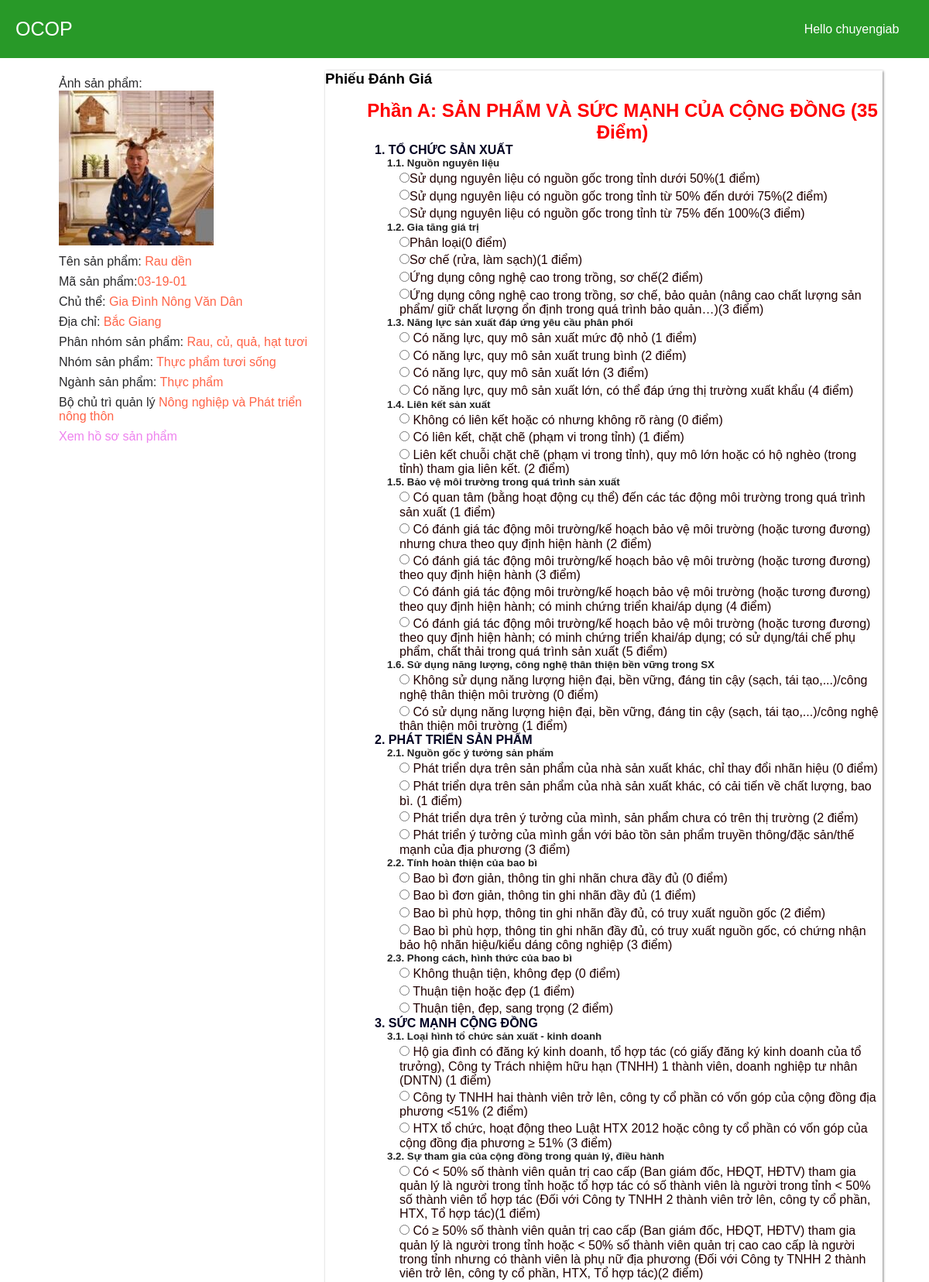
The page /index.php?url=ChuyenGia/DanhGiaSanPham/4/03-19-01 (signed in, upper part) on the database its author committed.
### tables this page shows
CREATE TABLE `san_pham` (
  `id` varchar(32) NOT NULL,
  `ten_sp` varchar(100) NOT NULL,
  `chu_the_sx` varchar(160) NOT NULL,
  `dia_chi` varchar(160) NOT NULL,
  `hinh_sp` varchar(256) DEFAULT NULL,
  `link_ho_so` varchar(500) DEFAULT NULL,
  `phan_nhom` int NOT NULL
);

CREATE TABLE `tb_phan_nhom_sp` (
  `id_phan_nhom` int NOT NULL,
  `ten_phan_nhom` varchar(255) NOT NULL,
  `nhom` int NOT NULL
);

CREATE TABLE `tb_nhom_sp` (
  `id_nhom_sp` int NOT NULL,
  `ten_nhom_sp` varchar(100) NOT NULL,
  `nganh_sp` int NOT NULL
);

CREATE TABLE `tb_nganh_sp` (
  `id_nganh` int NOT NULL,
  `ten_nganh` varchar(100) NOT NULL
);

CREATE TABLE `tb_bo_ql` (
  `id_bo` int NOT NULL,
  `ten_bo` varchar(255) NOT NULL
);

CREATE TABLE `tb_bo_tieu_chi` (
  `id` int NOT NULL,
  `id_phan` int NOT NULL,
  `phan` text NOT NULL,
  `id_nhom_tc` int NOT NULL,
  `nhom_tc` text NOT NULL,
  `id_tieu_chi` int NOT NULL,
  `tieu_chi` text NOT NULL,
  `id_lua_chon` int NOT NULL,
  `lua_chon` text NOT NULL,
  `diem` int NOT NULL,
  `time` timestamp NULL DEFAULT CURRENT_TIMESTAMP
);

### mvc/controller/ChuyenGiaController.php (called while the page is built, shortened)
<?php
    class ChuyenGia extends Controller{
        function DanhGiaSanPham($id_dg="",$id_sp=""){
            $model = $this->model("ChuyenGiaModel");
            $san_pham = $model->thongTinSanPham($id_sp);
            $phieu =[];
            if(!empty($san_pham)){
                $id_phieu = $san_pham["phan_nhom"];
                $phieu = $this->model("PhieuDanhGia")->get($id_phieu);
            }
            $this->view("ChuyenGia/Home",["view"=>"ChuyenGia/DanhGiaSanPham","san_pham"=>$san_pham,"phieu"=>$phieu, "id_dg"=>$id_dg,"page_title"=>"Đánh giá sản phẩm "]);
        }
    }

### mvc/core/app.php (called while the page is built, shortened)
<?php
    class App{
        var $action;
        var $params=[];
        private $defaultController = "Home";
        private $defaultAction = "Welcome";
        function __construct(){
            $url = $this->getProcess();
            $temp = array_shift($url);
            if(file_exists('./mvc/controller/'.$temp.'Controller.php')){
                 $this->controller= $temp;
                 $temp = array_shift($url);
                 if(method_exists($this->controller,$temp)){
                    $this->action = $temp;
                    $this->params = array_values($url);
                 }
                 else{
                     $this->action = $this->defaultAction;
                 }
            }else{
                 $this->controller = $this->defaultController;
                 $this->action=$this->defaultAction;
                 require_once './mvc/controller/'.$this->controller.'Controller.php';
            }
            $obj = new $this->controller;
            call_user_func_array([$obj,$this->action],$this->params);
        }
        function getProcess(){
            $url = explode('/',filter_var(trim($_GET['url'])));
            return $url;
        }
    }

### index.php (called while the page is built, shortened)
<?php
    $app = new App();
?>

### mvc/core/DataBaseHandler.php (called while the page is built, shortened)
<?php
    class DB{
        var $host;
        var $user;
        var $pass;
        var $dbName;
        var $conn;
        function __construct(){
            $this->dbName = Config::$dbName;
            $this->host = Config::$dbHost;
            $this->user = Config::$dbUser;
            $this->pass = Config::$dbPass;
            $this->conn = null;
        }
        function getConnection(){
            if($this->conn == null){
                $this->conn = new mysqli($this->host,$this->user,$this->pass, $this->dbName);
                $this->conn->set_charset("UTF8");
            }
            return $this->conn;
        }
        function executeQuery($sql){
            $result = null;
            if($this->conn){
                $result = $this->conn->query($sql);
            }
            return $result;
        }
        function closeConnection(){
            if($this->conn){
                $this->conn = null;
            }
        }
    }

### mvc/models/ChuyenGiaModel.php (called while the page is built, shortened)
<?php
    class ChuyenGiaModel extends DB{
        function thongTinSanPham($id_sp){
            $sql = "select san_pham.id, san_pham.ten_sp, san_pham.chu_the_sx, san_pham.dia_chi,san_pham.hinh_sp,
            san_pham.link_ho_so, san_pham.phan_nhom,tb_phan_nhom_sp.ten_phan_nhom, tb_nhom_sp.ten_nhom_sp,
            tb_nganh_sp.ten_nganh,tb_bo_ql.ten_bo
            from san_pham join tb_phan_nhom_sp on san_pham.phan_nhom = tb_phan_nhom_sp.id_phan_nhom
            JOIN tb_nhom_sp ON tb_phan_nhom_sp.nhom = tb_nhom_sp.id_nhom_sp
            join tb_nganh_sp on tb_nhom_sp.id_nhom_sp = tb_nganh_sp.id_nganh
            JOIN tb_pnhom_bo on tb_phan_nhom_sp.id_phan_nhom = tb_pnhom_bo.phan_nhom_sp
            JOIN tb_bo_ql on tb_bo_ql.id_bo = tb_pnhom_bo.bo_ql
            WHERE san_pham.id = '$id_sp'";
            $arr=[];
            $result = $this->executeQuery($sql);
            while($row = $result->fetch_assoc()){
                $arr= [
                    "id" => $row["id"],
                    "ten" => $row["ten_sp"],
                    "chu_the" => $row["chu_the_sx"],
                    "dia_chi" => $row["dia_chi"],
                    "hinh" => $row["hinh_sp"],
                    "ho_so" => $row["link_ho_so"],
                    "phan_nhom" => $row["phan_nhom"],
                    "ten_phan_nhom" => $row["ten_phan_nhom"],
                    "nhom" => $row["ten_nhom_sp"],
                    "nganh" => $row["ten_nganh"],
                    "bo" => $row["ten_bo"]
                ];
            }
            return $arr;
        }
    }

### mvc/models/PhieuDanhGia.php (called while the page is built, shortened)
<?php
    class PhieuDanhGia extends DB{
        function get($id){
            $sql = "select distinct id_phan, phan from tb_bo_tieu_chi where id='$id'";
            $parts = $this->executeQuery($sql);
            $result=[];
            foreach($parts as $part){
                $partRow = [
                    "id"=>$part["id_phan"],
                    "content" =>$part["phan"]
                ];
                $sql = "select distinct id_nhom_tc,nhom_tc from tb_bo_tieu_chi where id = '$id' and id_phan = '".$partRow['id']."' ";
                $groups = $this->executeQuery($sql);
                $groupSet=[];
                foreach($groups as $group){
                    $groupRow = [
                        'id' =>$group["id_nhom_tc"],
                        'content' => $group["nhom_tc"]
                    ];
                    $sql = "select distinct id_tieu_chi,tieu_chi from tb_bo_tieu_chi where id = '$id' and id_phan = '".$partRow['id']."' and id_nhom_tc = '".$groupRow['id']."'";
                    $cacTieuChi = $this->executeQuery($sql);
                    $tieuChiSet=[];
                    foreach($cacTieuChi as $tieuChi){
                        $tieuChiRow=[
                            'id' => $tieuChi['id_tieu_chi'],
                            'content' => $tieuChi['tieu_chi']
                        ];
                        $sql = "select id_lua_chon, lua_chon, diem from tb_bo_tieu_chi where id = '$id'
                            and id_phan = '".$partRow['id']."' and id_nhom_tc = '".$groupRow['id']."'
                            and id_tieu_chi = '".$tieuChiRow['id']."'
                            ";
                        $choices = $this->executeQuery($sql);
                        $choiceSet=[];
                        foreach($choices as $choice){
                            $choiceRow = [
                                'id' => $choice['id_lua_chon'],
                                'content' => $choice['lua_chon'],
                                'score' => $choice['diem']
                            ];
                            $choiceSet[]=$choiceRow;
                        }
                        $tieuChiRow['choices'] =$choiceSet;
                        $tieuChiSet[]=$tieuChiRow;
                    }
                    $groupRow["children"] = $tieuChiSet;
                    $groupSet[] = $groupRow;
                }
                $partRow["children"] = $groupSet;
                $result[] = $partRow;
            }
            return $result;
        }
    }

### mvc/views/ChuyenGia/DanhGiaSanPham.php (the view, shortened to what this page needs)
<?php
    $san_pham = $params["san_pham"];
?>
<div class="tt-sp">
    <div class="line">
        <p>Ảnh sản phẩm:</p>
        <div class="picture">
            <img src="<?php echo $san_pham["hinh"]?>" alt="Ảnh sản phẩm">
        </div>
    </div>
    <div class="line">
        Tên sản phẩm: <span><?php echo $san_pham["ten"] ?></span>
    </div>
    <div class="line">Mã sản phẩm:<span><?php echo $san_pham["id"] ?></span></div>
    <div class="line">Chủ thể: <span><?php echo $san_pham["chu_the"] ?></span></div>
    <div class="line">Địa chỉ: <span><?php echo $san_pham["dia_chi"] ?></span></div>
    <div class="line">Phân nhóm sản phẩm: <span><?php echo $san_pham["ten_phan_nhom"] ?></span> </div>
    <div class="line">Nhóm sản phẩm: <span><?php echo $san_pham["nhom"] ?></span> </div>
    <div class="line">Ngành sản phẩm: <span><?php echo $san_pham["nganh"] ?></span> </div>
    <div class="line">Bộ chủ trì quản lý <span><?php echo $san_pham["bo"] ?></span></div>
    <div class="line"><a href="<?php echo $san_pham["ho_so"] ?>" target="_blank">Xem hồ sơ sản phẩm</a></div>
</div>
<div class="phieu-dg">
    <h3 class="title">Phiếu Đánh Giá</h3>
    <div class="article">
        <form id="form" action="?url=ChuyenGia/LuuDiem/<?php echo $params["id_dg"]."/".$san_pham["id"] ?>" method="post">
            <?php
                $phieu = $params['phieu'];
                foreach($phieu as $phan){
                    echo '<h2>'.$phan['content'].'</h2>';
                    $nhomTC = $phan['children'];
                    foreach($nhomTC as $nhom){
                        echo '<h4>'.$nhom['content'].'</h4>';
                        $cacTC = $nhom['children'];
                        foreach($cacTC as $tc){
                            echo "<h5>".$tc['content']."</h5>";
                            $choices = $tc['choices'];
                            foreach($choices as $choice){
                                echo '<div>';
                                echo '<input type="radio" name="tieuchi['.$phan['id'].']['.$nhom['id'].']['.$tc['id'].']" value = "'.$choice['id'].'-'.$choice['score'].'"';
                                echo 'id="" required>';
                                echo '<span>'.$choice['content'].'('.$choice['score'].' điểm)</span>';
                                echo '</div>';
                            }
                        }
                    }
                }
            ?>
        </form>
    </div>
</div>

### themes/trang-chuyen-gia/css/style.css (style rules this page uses)
* { margin: 0; padding: 0; box-sizing: border-box; transition: all ease-in-out 0.25s; }
body { font-family: sans-serif; font-size: 16px; width: 100vw; min-height: 100vh; }
a { text-decoration: none; }

### mvc/views/ChuyenGia/DanhGiaSanPham.php (style rules this page uses)
.content > div { width: 100%; }
.content > .phieu-dg { height: 100%; overflow: scroll; box-shadow: 1px 1px 3px gray; }
.content .tt-sp { flex-shrink: 2; }
.line { margin: 0.5rem 1rem; color: #28282A; }
.line span { color: tomato; }
.line a { color: violet; }
.article { margin-top: 1rem; }
.phieu-dg h2 { text-align:center; }
.phieu-dg h4 { margin-left: 1rem; }
.phieu-dg h5 { margin-left: 2rem; }
.phieu-dg div { margin-left: 3rem; }
.phieu-dg form input { margin: 0.3rem 0; }
.phieu-dg form span { color: #220000; }
.phieu-dg form h5 { color: #222222; }
.phieu-dg form h4 { color: #000022; }
.phieu-dg form h2 { color: red; }

### rows shown on the page
san_pham: hinh_sp (picture), ten_sp "Rau dền", id "03-19-01", chu_the_sx "Gia Đình Nông Văn Dân", dia_chi "Bắc Giang", phan_nhom.ten_phan_nhom "Rau, củ, quả, hạt tươi", tb_nhom_sp.ten_nhom_sp "Thực phẩm tươi sống", tb_nganh_sp.ten_nganh "Thực phẩm", tb_bo_ql.ten_bo "Nông nghiệp và Phát triển nông thôn"
tb_bo_tieu_chi: lua_chon "Sử dụng nguyên liệu có nguồn gốc trong tỉnh dưới 50%", score "1"
tb_bo_tieu_chi: lua_chon "Sử dụng nguyên liệu có nguồn gốc trong tỉnh từ 50% đến dưới 75%", score "2"
tb_bo_tieu_chi: lua_chon "Sử dụng nguyên liệu có nguồn gốc trong tỉnh từ 75% đến 100%", score "3"
tb_bo_tieu_chi: lua_chon "Phân loại", diem "0"
tb_bo_tieu_chi: lua_chon "Sơ chế (rửa, làm sạch)", diem "1"
tb_bo_tieu_chi: lua_chon "Ứng dụng công nghệ cao trong trồng, sơ chế", diem "2"
tb_bo_tieu_chi: lua_chon "Có năng lực, quy mô sản xuất mức độ nhỏ", score "1"
tb_bo_tieu_chi: lua_chon "Có năng lực, quy mô sản xuất trung bình", score "2"
tb_bo_tieu_chi: lua_chon "Có năng lực, quy mô sản xuất lớn", score "3"
tb_bo_tieu_chi: lua_chon "Có năng lực, quy mô sản xuất lớn, có thể đáp ứng thị trường xuất khẩu", score "4"
tb_bo_tieu_chi: lua_chon "Không có liên kết hoặc có nhưng không rõ ràng", diem "0"
tb_bo_tieu_chi: lua_chon "Có liên kết, chặt chẽ (phạm vi trong tỉnh)", diem "1"
tb_bo_tieu_chi: lua_chon "Liên kết chuỗi chặt chẽ (phạm vi trong tỉnh), quy mô lớn hoặc có hộ nghèo (trong tỉnh) tham gia liên kết.", diem "2"
tb_bo_tieu_chi: lua_chon "Có quan tâm (bằng hoạt động cụ thể) đến các tác động môi trường trong quá trình sản xuất", score "1"
tb_bo_tieu_chi: lua_chon "Có đánh giá tác động môi trường/kế hoạch bảo vệ môi trường (hoặc tương đương) nhưng chưa theo quy định hiện hành", score "2"
tb_bo_tieu_chi: lua_chon "Có đánh giá tác động môi trường/kế hoạch bảo vệ môi trường (hoặc tương đương) theo quy định hiện hành", score "3"
tb_bo_tieu_chi: lua_chon "Không sử dụng năng lượng hiện đại, bền vững, đáng tin cậy (sạch, tái tạo,...)/công nghệ thân thiện môi trường", diem "0"
tb_bo_tieu_chi: lua_chon "Có sử dụng năng lượng hiện đại, bền vững, đáng tin cậy (sạch, tái tạo,...)/công nghệ thân thiện môi trường", diem "1"
tb_bo_tieu_chi: lua_chon "Phát triển dựa trên sản phẩm của nhà sản xuất khác, chỉ thay đổi nhãn hiệu", diem "0"
tb_bo_tieu_chi: lua_chon "Phát triển dựa trên sản phẩm của nhà sản xuất khác, có cải tiến về chất lượng, bao bì.", diem "1"
tb_bo_tieu_chi: lua_chon "Phát triển dựa trên ý tưởng của mình, sản phẩm chưa có trên thị trường", diem "2"
tb_bo_tieu_chi: lua_chon "Phát triển ý tưởng của mình gắn với bảo tồn sản phẩm truyền thông/đặc sản/thế mạnh của địa phương", diem "3"
tb_bo_tieu_chi: lua_chon "Bao bì đơn giản, thông tin ghi nhãn chưa đầy đủ", diem "0"
tb_bo_tieu_chi: lua_chon "Bao bì đơn giản, thông tin ghi nhãn đầy đủ", diem "1"
tb_bo_tieu_chi: lua_chon "Bao bì phù hợp, thông tin ghi nhãn đầy đủ, có truy xuất nguồn gốc", diem "2"
tb_bo_tieu_chi: lua_chon "Bao bì phù hợp, thông tin ghi nhãn đầy đủ, có truy xuất nguồn gốc, có chứng nhận bảo hộ nhãn hiệu/kiểu dáng công nghiệp", diem "3"
tb_bo_tieu_chi: lua_chon "Không thuận tiện, không đẹp", diem "0"
tb_bo_tieu_chi: lua_chon "Thuận tiện hoặc đẹp", diem "1"
tb_bo_tieu_chi: lua_chon "Thuận tiện, đẹp, sang trọng", diem "2"
tb_bo_tieu_chi: lua_chon "Công ty TNHH hai thành viên trở lên, công ty cổ phần có vốn góp của cộng đồng địa phương <51%", score "2"
tb_bo_tieu_chi: lua_chon "HTX tổ chức, hoạt động theo Luật HTX 2012 hoặc công ty cổ phần có vốn góp của cộng đồng địa phương ≥ 51%", score "3"

### other values the page prints
$_SESSION["user"]["username"] "chuyengiab"
$phan['content'] "Phần A: SẢN PHẨM VÀ SỨC MẠNH CỦA CỘNG ĐỒNG (35 Điểm)"
$nhom['content'] "1. TỔ CHỨC SẢN XUẤT"
$tc['content'] "1.1. Nguồn nguyên liệu"
$tc['content'] "1.2. Gia tăng giá trị"
$choice['content'] "Ứng dụng công nghệ cao trong trồng, sơ chế, bảo quản (nâng cao chất lượng sản phẩm/ giữ chất lượng ổn định trong quá trình bảo quản…)"
$choice['score'] "3"
$tc['content'] "1.3. Năng lực sản xuất đáp ứng yêu cầu phân phối"
$tc['content'] "1.4. Liên kết sản xuất"
$tc['content'] "1.5. Bảo vệ môi trường trong quá trình sản xuất"
$choice['content'] "Có đánh giá tác động môi trường/kế hoạch bảo vệ môi trường (hoặc tương đương) theo quy định hiện hành; có minh chứng triển khai/áp dụng"
$choice['score'] "4"
$choice['content'] "Có đánh giá tác động môi trường/kế hoạch bảo vệ môi trường (hoặc tương đương) theo quy định hiện hành; có minh chứng triển khai/áp dụng; có sử dụng/tái chế phụ phẩm, chất thải trong quá trình sản xuất"
$choice['score'] "5"
$tc['content'] "1.6. Sử dụng năng lượng, công nghệ thân thiện bền vững trong SX"
